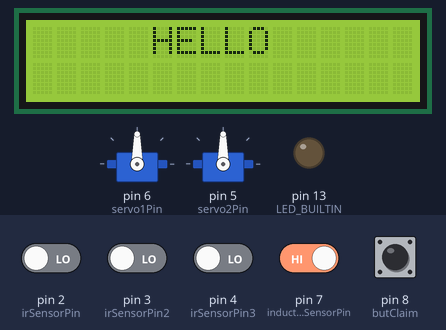
Recording of a sketch running on a simulated Arduino Uno, built with avr-gcc and run on an emulated ATmega328P. On the bench: 2 × servo, 16×2 character LCD, output pins drawn as LEDs (lit = HIGH). The test bench sets the inputs (shaded band); at power-on: pin 7 (inductiveSensorPin), pin 8 (butClaim) HIGH, pin 2 (irSensorPin), pin 3 (irSensorPin2), pin 4 (irSensorPin3) LOW. What the sketch prints to the serial monitor is not drawn.

Above: at 0.1 s.
At 13.9 s:
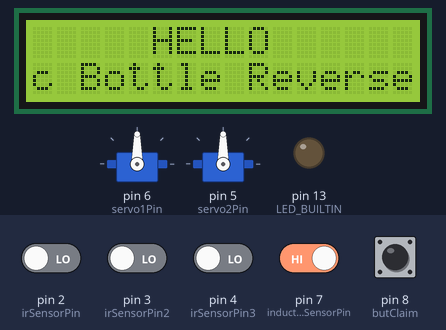
At 27.5 s:
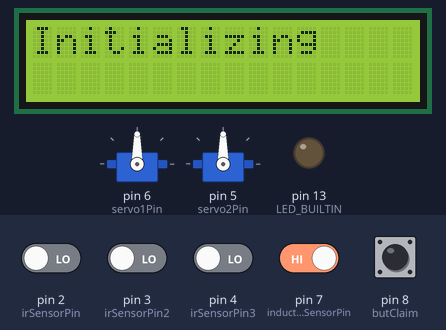
At 31.5 s:
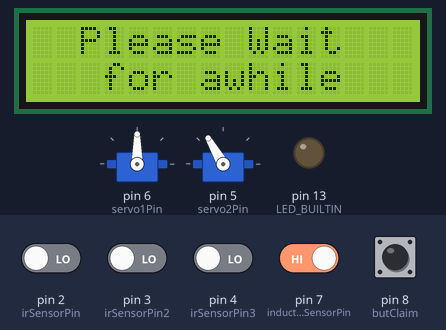
At 35.5 s:
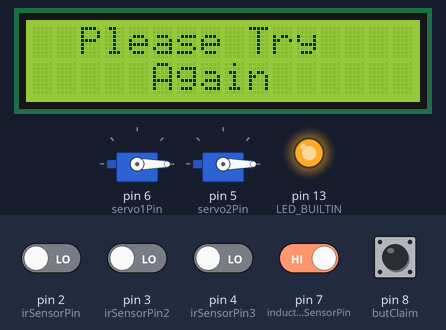
At 36.6 s:
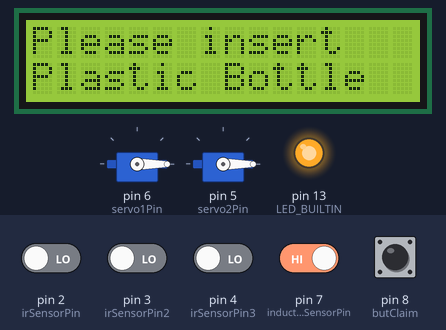
Timing chart, 0 to 38.1 s (numbered marks = the images above):
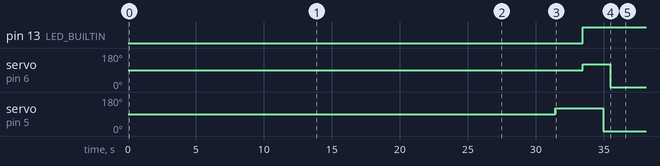

The sketch:

ir_servo.ino
```cpp
#include <LiquidCrystal_I2C.h> // Library for I2C LCD
#include <Wire.h>  //Library that needed to read the wire connected on LCD
#include <Servo.h>  //Libary to run the servo motors

//this variable will be use to call the first servo
Servo servo1;
//this variable will be use to call the second servo
Servo servo2;

// Define the pins for the IR sensor for object detection
int irSensorPin = 2;
// Define the pins for the IR sensor for second value
int irSensorPin2 = 3;
// Define the pins for the IR sensor for third value
int irSensorPin3 = 4;

// Define a variable to count the number of detections
int detectionCount = 0;
// Set the value of every plastic inserted
float plasticValue = 0.0;

// Define the pins for capacitive proximity sensor
int inductiveSensorPin = 7;
//for opening the container
int servo1Pin = 6;
//for opening the return path
int servo2Pin = 5;

int butClaim = 8;


#define I2C_ADDR 0x27
// Set the number of columns and rows on the LCD
#define LCD_COLS 16
#define LCD_ROWS 2


// Initialize the LCD object with the I2C address and the number of columns and rows
LiquidCrystal_I2C lcd(I2C_ADDR, LCD_COLS, LCD_ROWS);

int totalColumns = 16;
int totalRows = 2;

String staticMessage = "     HELLO";
String scrollingMessage = "Welcome to Plastic Bottle Reverse Vending Machine";

void scrollMessage(int row, String message, int delayTime, int totalColumns) {
  for (int i=0; i < totalColumns; i++) {
    message = " " + message;
  }
  message = message + " ";
  for (int position = 0; position < message.length(); position++) {
    lcd.setCursor(0, row);
    lcd.print(message.substring(position, position + totalColumns));
    delay(400);
  }
}


void setup() {
  // Initialize the serial communication
  Serial.begin(9600);
  // Set the IR sensor pin as input
  pinMode(irSensorPin, INPUT);
  // Set the IR sensor pin as input
  pinMode(irSensorPin2, INPUT);
  // Set the IR sensor pin as input
  pinMode(irSensorPin3, INPUT);
  // Set the LED pin as output
  pinMode(LED_BUILTIN, OUTPUT);
  // Set the Capcitive pin as input component
  pinMode(inductiveSensorPin, INPUT_PULLUP);

  servo1.attach(servo1Pin); // Attach servo1 to pin

  servo2.attach(servo2Pin); // Attach servo2 to pin

  pinMode(butClaim, INPUT_PULLUP);

  // Initialize the I2C interface
  Wire.begin();
  // Set up the LCD display
  lcd.init();
  // Turn on the backlight
  lcd.backlight();
  // Print a welcome message to the LCD
  lcd.setCursor(0, 0);
  lcd.print(staticMessage);
  scrollMessage(1, scrollingMessage, 250, totalColumns);
}


void loop() {

  // Read the IR and inductive sensor sensor value
  int irSensorValue = digitalRead(irSensorPin);
  int irSensorValue2 = digitalRead(irSensorPin2);
  int irSensorValue3 = digitalRead(irSensorPin3);
  int inductiveValue = digitalRead(inductiveSensorPin);

  int butClaimVal = digitalRead(butClaim);
  // If the IR sensor detects an object
  if (irSensorValue == LOW) {

        lcd.clear();
        lcd.setCursor(0, 0);
        lcd.print("Initializing");
        delay(1500);

        lcd.clear();
        lcd.setCursor(2, 0);
        lcd.print("Please Wait");
        lcd.setCursor(3, 1);
        lcd.print("for awhile");
        delay(1500);

        if (inductiveValue == LOW) {
        // Increment the detection count
        detectionCount++;

            if (irSensorValue == LOW && irSensorValue2 == HIGH && irSensorValue3 == HIGH) {
              plasticValue+=0.12;
            }
            else if (irSensorValue == LOW && irSensorValue2 == LOW && irSensorValue3 == HIGH) {
              plasticValue+=0.20;
            }
            else if (irSensorValue == LOW && irSensorValue2 == LOW && irSensorValue3 == LOW) {
              plasticValue+=0.35;
            }
            else{
            }

        // move the servo to open the container
        delay(1500);

        lcd.clear();
        lcd.setCursor(0, 0);
        lcd.print("Verified");
        delay(500);

        servo1.write(120);
        delay(1500);

        digitalWrite(LED_BUILTIN, HIGH);

        // Print a message to the serial monitor
        Serial.print("Object Detected! Detection Count: ");
        Serial.println(detectionCount);
        Serial.print("Total Value: ");
        Serial.println(plasticValue);


        // display the records of plastic inserted and the value
        lcd.clear();
        lcd.setCursor(0, 0);
        lcd.print("Inserted: ");
        lcd.setCursor(12, 0);
        lcd.print(detectionCount);

        lcd.setCursor(0, 1);
        lcd.print("Total Point: ");
        lcd.setCursor(12, 1);
        lcd.print(plasticValue);
        delay(500);

        servo1.write(0);
        delay(1500);
        }


        else if (inductiveValue == HIGH) {
        // move the servo motors
        delay(1000);
        servo2.write(120);
        delay(2000);
        servo1.write(120);

        digitalWrite(LED_BUILTIN, HIGH);
        // Print a message to the serial monitor
        Serial.print("Object not recognized as Plastic!");

        // display an invalid message on lCD
        lcd.clear();
        lcd.setCursor(5, 0);
        lcd.print("Error!");
        lcd.setCursor(5, 1);
        lcd.print("Invalid");
        delay(1500);

        servo2.write(0);
        delay(500);
        servo1.write(0);

        lcd.clear();
        lcd.setCursor(2, 0);
        lcd.print("Please Try");
        lcd.setCursor(5, 1);
        lcd.print("Again");

        delay(1000);
        lcd.clear();
        lcd.setCursor(0, 0);
        lcd.print("Please insert");
        lcd.setCursor(0, 1);
        lcd.print("Plastic Bottle");
        delay(500);
        }
        else {

        }

  }
  else {
      if ( butClaimVal == LOW) {
            delay(500);
            lcd.clear();
            lcd.setCursor(0, 0);
            lcd.print("Are you sure you");
            lcd.setCursor(0, 1);
            lcd.print("want to Donate?");
            delay(1000);

              if (butClaimVal == HIGH) {
              lcd.clear();
              lcd.setCursor(0, 0);
              lcd.print("Thank You");
              lcd.setCursor(0, 1);
              lcd.print("Very MUCH!!");
              delay(1000);
              plasticValue = 0;
              detectionCount = 0;
              return;
              }

              else if (butClaimVal == LOW) {
              delay(500);
              lcd.clear();
              lcd.setCursor(0, 0);
              lcd.print("Thank You");
              lcd.setCursor(0, 1);
              lcd.print("Very MUCH!!");
              delay(1000);
              lcd.clear();
              plasticValue = 0;
              detectionCount = 0;
              return;
              }

          }
          else {

          }
    // wala munang gagawin and system
    delay(3000);
    servo2.write(0);
    servo1.write(0);
    digitalWrite(LED_BUILTIN, LOW);
  }

  // Wait for a short period of time before checking the sensor again
  delay(500);
}
```

Measured:
- by itself, pin 13 (LED_BUILTIN): LOW → HIGH at 33.4 s
- by itself, servo on pin 6 (servo1Pin): 90° → 120° at 33.4 s, → 0° 2.0 s later
- by itself, servo on pin 5 (servo2Pin): 90° → 120° at 31.4 s, → 0° 3.5 s later
- what the display in image 1 shows lasts 0.4 s, from 13.8 s to 14.2 s
- what the display in image 2 shows lasts 1.5 s, from 27.4 s to 28.9 s
- what the display in image 3 shows lasts 4.6 s, from 28.9 s to 33.5 s
- what the display in image 4 shows lasts 1.0 s, from 35.5 s to 36.5 s
